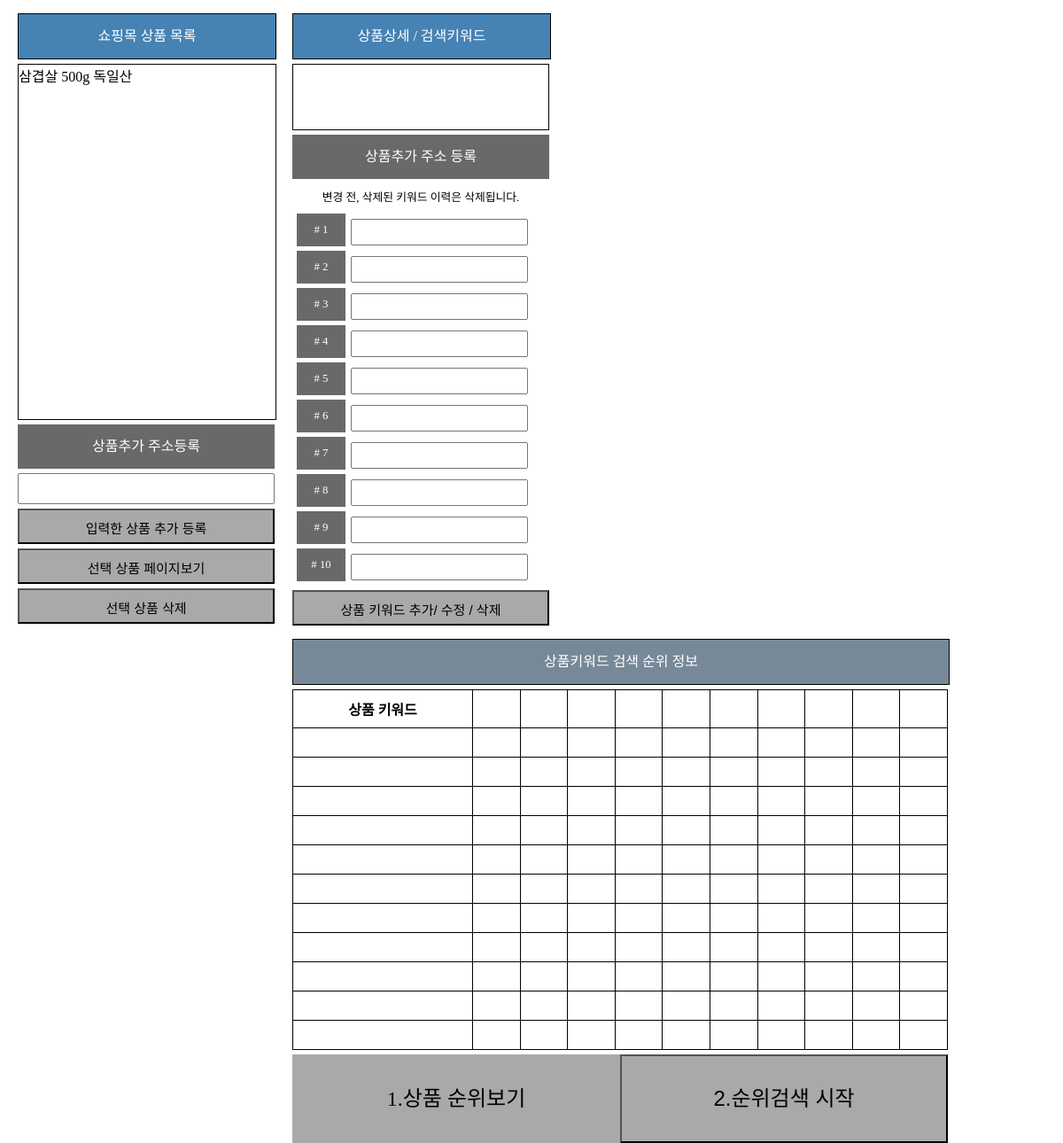
Page /main/ on the earlier database version.
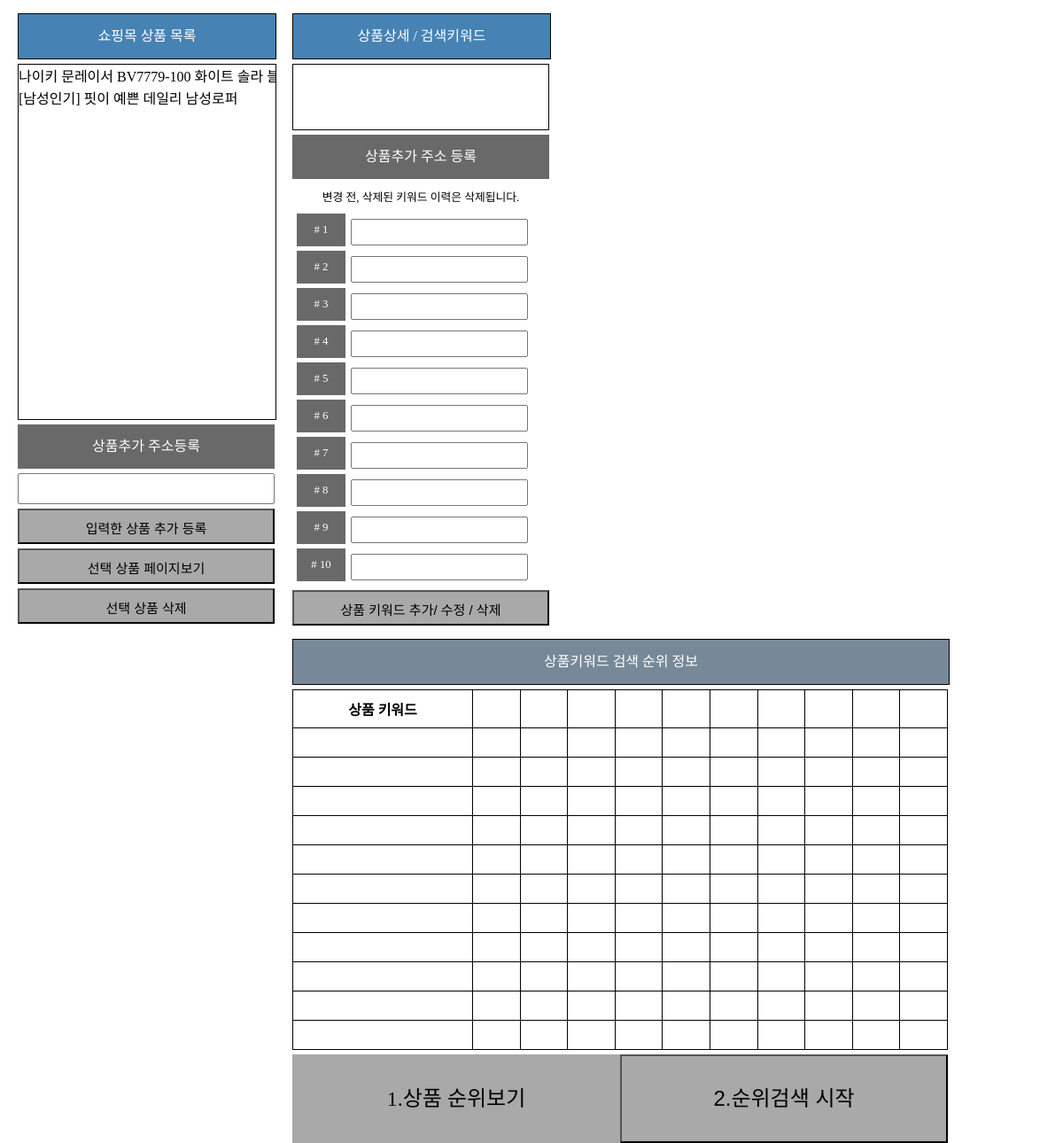
Same page on the later database version.
### main/models.py (models this page shows)
class Product(models.Model) :
    name = models.CharField('상품이름', max_length=256, null=False, unique=True )
    address = models.CharField('상품주소', max_length=256, null=False, default='-')
    num = models.CharField('상품번호', max_length=30, null=False, default='-')
    def __str__(self):
        return f'{self.name}'

### main/views.py (the view)
# urls.py: path('main/', views.main),
def main(request):
    products = models.Product.objects.all()
    keywords = []
    rank = []
    num = range(1, 11)
    if products.count() > 0:
        context = {"keywords": keywords, "range": num, "products": products, 'rank': rank}
    else:
        context = {"keywords": [], "range": num, "products": [], 'rank': []}
    return render(request, 'main/templates/title_table.html', context)

### main/templatetags/Store_ranking_tags.py (called while the page is built)
@register.filter
def nth_keyword(keywords, num):
    try:
        return keywords[num-1]
    except:
        return ""

### main/templates/title_table.html (shortened to what this page needs)
<!DOCTYPE html>
<html lang="en">
{% load Store_ranking_tags %}
</head>
<body>
<div class="wrap">
    <form id='form' action="/action/" method="post" target="">
        <section class="product">
            <div class="view_menu"> 쇼핑목 상품 목록 </div>
            <div class="product_list">
            {% for product in products %}
                <div id="{{ product.id }}" onclick="select(this,{{product.id}})"> {{product}} </div>
            {% endfor %}
            </div>
            <div class="actions">
                <div class="register_menu"> 상품추가 주소등록 </div>
                <input type="text" name="product_address">
                <button type="submit" name="action" value="add-product"> 입력한 상품 추가 등록 </button>
                <button type="submit" name="action" value="show-page"> 선택 상품 페이지보기 </button>
                <button type="submit" name="action" value="delete-product"> 선택 상품 삭제 </button>
            </div>
        </section>
        <section class="keyword">
            <div class="view_menu"> 상품상세 / 검색키워드 </div>
            <div class="selected_list">
            </div>
            <div class="keyword_list">
                <div class="register_menu"> 상품추가 주소 등록 </div>
                <p style="font-size: 80%" > 변경 전, 삭제된 키워드 이력은 삭제됩니다. </p>
                <table>
                {% for num in range %}
                {% with keywords|nth_keyword:num as keyword %}
                    <tr><td> {% if keyword != "" %} # {{ keyword.number}}{% else %} {% endif %} {% if not keyword %} # {{ num }} {% endif %} </td>
                        <td><input id="keyword-name-{{num}}" type="text" name='keyword-name-{{num}}' value= '{{keyword.name}}'></td></tr>
                {% endwith %}
                {% endfor %}
                </table>
            </div>
            <div class="actions">
                <button type="submit" name="action" value="modify-keyword"> 상품 키워드 추가/ 수정 / 삭제 </button>
            </div>
        </section>
        <section class="results">
            <div> 상품키워드 검색 순위 정보 </div>
            <table id="rank-info">
                <thead>
                    <th>상품 키워드</th><th></th><th></th><th></th><th></th><th></th><th></th><th></th><th></th><th></th><th></th>
                </thead>
                <tbody>
                    <tr><td></td><td></td><td></td><td></td><td></td><td></td><td></td><td></td><td></td><td></td><td></td></tr>
                    <tr><td></td><td></td><td></td><td></td><td></td><td></td><td></td><td></td><td></td><td></td><td></td></tr>
                    <tr><td></td><td></td><td></td><td></td><td></td><td></td><td></td><td></td><td></td><td></td><td></td></tr>
                    <tr><td></td><td></td><td></td><td></td><td></td><td></td><td></td><td></td><td></td><td></td><td></td></tr>
                    <tr><td></td><td></td><td></td><td></td><td></td><td></td><td></td><td></td><td></td><td></td><td></td></tr>
                    <tr><td></td><td></td><td></td><td></td><td></td><td></td><td></td><td></td><td></td><td></td><td></td></tr>
                    <tr><td></td><td></td><td></td><td></td><td></td><td></td><td></td><td></td><td></td><td></td><td></td></tr>
                    <tr><td></td><td></td><td></td><td></td><td></td><td></td><td></td><td></td><td></td><td></td><td></td></tr>
                    <tr><td></td><td></td><td></td><td></td><td></td><td></td><td></td><td></td><td></td><td></td><td></td></tr>
                    <tr><td></td><td></td><td></td><td></td><td></td><td></td><td></td><td></td><td></td><td></td><td></td></tr>
                    <tr><td></td><td></td><td></td><td></td><td></td><td></td><td></td><td></td><td></td><td></td><td></td></tr>
                </tbody>
            </table>
            <div class="actions">
                <div onclick="show_rank()"> 1.상품 순위보기 </div>
            </div>
            <div class="description">
                <button type="submit" name="action" value="search-start"> 2.순위검색 시작 </button>
            </div>
        </section>
    </form>
</div>
</body>
</html>

### main/templates/title_table.html (style rules this page uses)
html, body { margin: 0; width: 100%; height: 100%; }
* { margin: 0;, padding : 0; }
body { font-family: inherit; }
.wrap section { float: left; }
.product { width: 300px; height: 760px; margin: 10px 5px 0px 20px ; }
.view_menu { width: 290px; height: 50px; background-color: steelblue; border: 1px solid black; text-align: center; margin-top: 5px; line-height: 50px; color: white; }
.register_menu { width: 290px; height: 50px; background-color: dimgrey; text-align: center; margin-top: 5px; line-height: 50px; color: white; }
button { width: 290px; height: 40px; background-color: darkgrey; text-align: center; margin-top: 5px; line-height: 40px; color: black; font-size: 15px; }
input { box-sizing: border-box; width: 290px; height: 35px; margin-top: 5px; }
.product_list { width: 290px; height: 400px; border: 1px solid black; margin-top: 5px; overflow: hidden; white-space: nowrap; }
.product_list div { width: 290px; height:25px; }
.keyword { width: 300px; margin: 10px 5px 0px 5px; }
.selected_list { width: 290px; height: 75px; border: black 1px solid; box-sizing: border-box; text-align: start; margin-top: 5px; }
.keyword_list { width: 290px; margin-top: 5px; }
.keyword_list p { margin-top: 10px; text-align: center; }
.keyword table { box-sizing: border-box; text-align: center; margin-top: 5px; border-spacing: 5px; }
.keyword_list td:nth-of-type(2n-1) { width: 55px; height: 30px; background-color: dimgrey; color: white; font-size: 80%; box-sizing: border-box; }
.keyword_list td:nth-of-type(2n) { width: 200px; height: 30px; }
.keyword_list input { width: 200px; height: 30px; }
.results { width: 750px; margin: 10px 5px 0px 5px; overflow: hidden; }
.results>div:nth-child(1) { width: 740px; height: 50px; border: black 1px solid; background-color: lightslategrey; color: white; text-align: center; line-height: 50px; margin-top: 5px; }
.results table { margin-top: 5px; width: 740px; border-collapse: collapse; }
.results td { border: 1px solid black; height: 30px; }
.results th { border: 1px solid black; font-size: 50%; height: 40px; }
.results th:first-child { width: 200px; font-size: 100%; }
.results>.actions>div { background-color: darkgrey; text-align: center; margin-top: 5px; line-height: 100px; color: black; width: 370px; height: 100px; font-size: 150%; float: left; }
.results button { width: 370px; height: 100px; font-size: 150%; float: left; }

Differences in the rows shown:
removed Product: name "삼겹살 500g 독일산"
added Product: name "나이키 문레이서 BV7779-100 화이트 솔라…"
added Product: name "[남성인기] 핏이 예쁜 데일리 남성로퍼"
